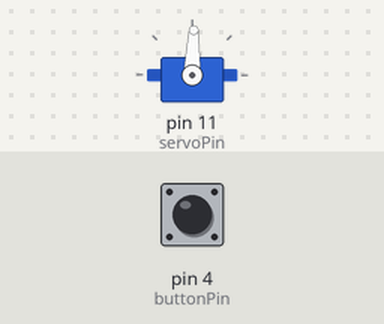
Simulated run of this sketch. Board: Arduino Uno, built with avr-gcc and run on an emulated ATmega328P. Parts: servo. The inputs (shaded band) are chosen by the test bench; at power-on: pin 4 (buttonPin) LOW.

Above: at 1.2 s.
1.3 s: pin 4 (buttonPin) pulled HIGH for 3.2 s
Timing chart, 0 to 7.9 s (numbered marks = the images above; inputs shaded):
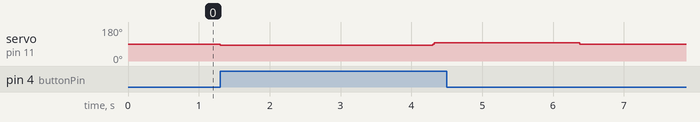

Measured:
- after the input at 1.3 s, servo on pin 11 (servoPin): 88° → 83° at once, → 96° 3.0 s later, → 88° 2.1 s later

The sketch:

GarageDoor_Project.INO
```cpp
//This code will cause a garage door to open and close based on how many times a button is pushed.
//include servo libraries
#include <Servo.h>

//define global variable
//define pins for reading voltage and signaling servo
int servoPin = 11;
int buttonPin = 4;

byte val = 0; //reading at button pin
//create a counter
int counter = 0;

//name servo
Servo myServo;
//define servo stop value
int servoStopValue = 1450;

void setup() {
  // put your setup code here, to run once:
  //attach servo
  myServo.attach(servoPin);
  //make servo stop (servostopvalue)
  myServo.writeMicroseconds(servoStopValue);
  //start reading voltage at button pin
  //set pinmodes
  pinMode(buttonPin, INPUT); //set button pin to read voltage
  Serial.begin(9600);
}

void loop() {
  // put your main code here, to run repeatedly:
  //delay
  delay(25);
  //see if button is being pushed
  val = digitalRead(buttonPin); //assigns 1 or 0 to val, based on voltage
  if (val == 1) {
    counter = counter + 1; //adds 1 to counter
    //if button is pushed the first time open the door
    if (counter <= 1) { //if counter is <=1 call openFunction
      openFunction();
    }
    //if the button is pushed a second time close the door
    else if (counter <= 2) { //if counter is <=2 call closeFunction
      closeFunction();
    }

    //reset counter
    if (counter >= 3) { //return counter to 0
      counter = 0;
    }
  }
}

//define openFunction
void openFunction() {
  //servo spin
  myServo.writeMicroseconds(1400);
  //delay
  delay(3000);
  //servo stop value
  myServo.writeMicroseconds(servoStopValue);
}

//define closeFunction
void closeFunction() {
  //servo spin
  myServo.writeMicroseconds(1530);
  //delay
  delay(2050);
  //servo stop value
  myServo.writeMicroseconds(servoStopValue);
}
```
